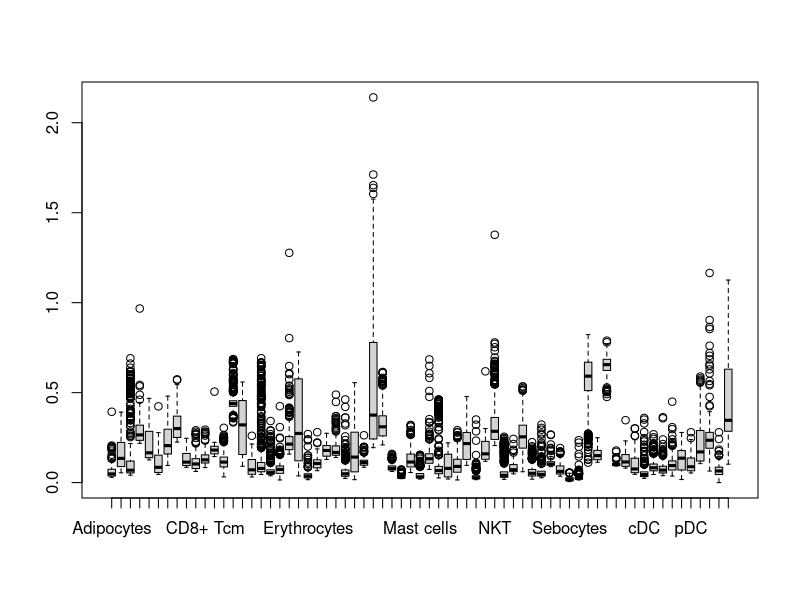
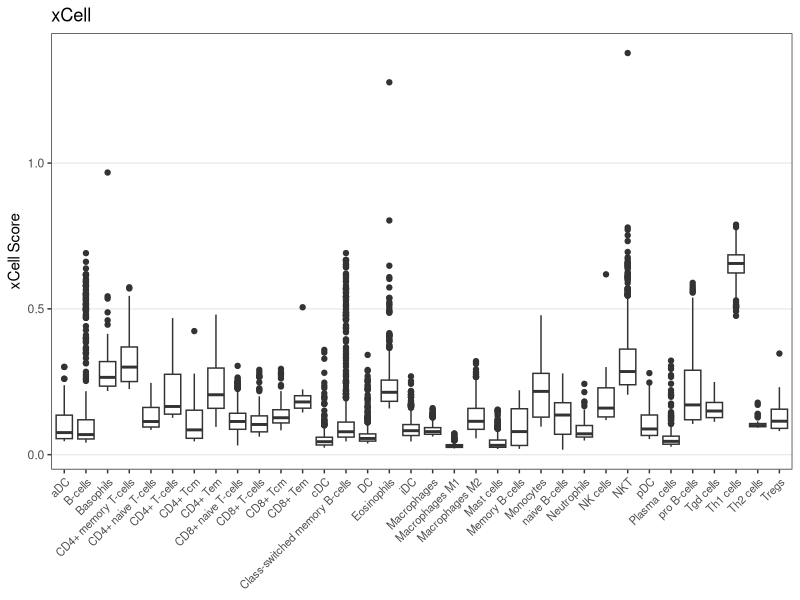
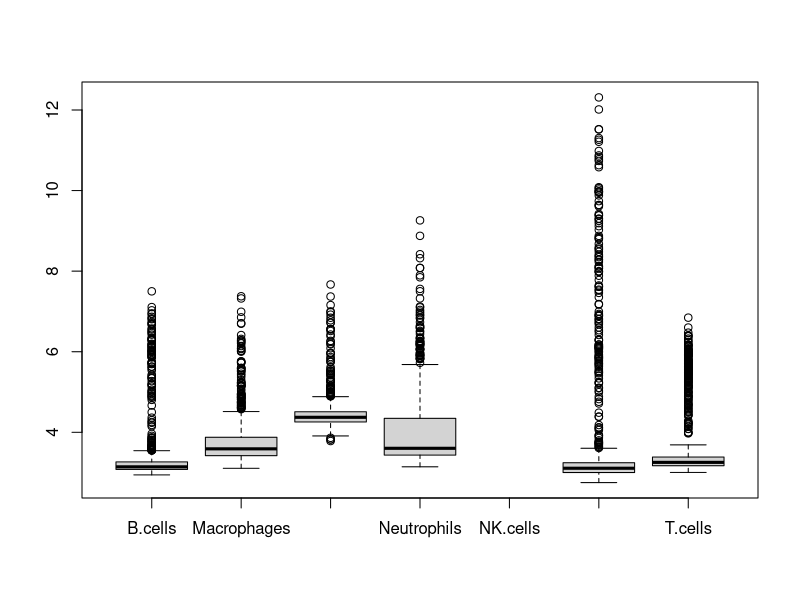
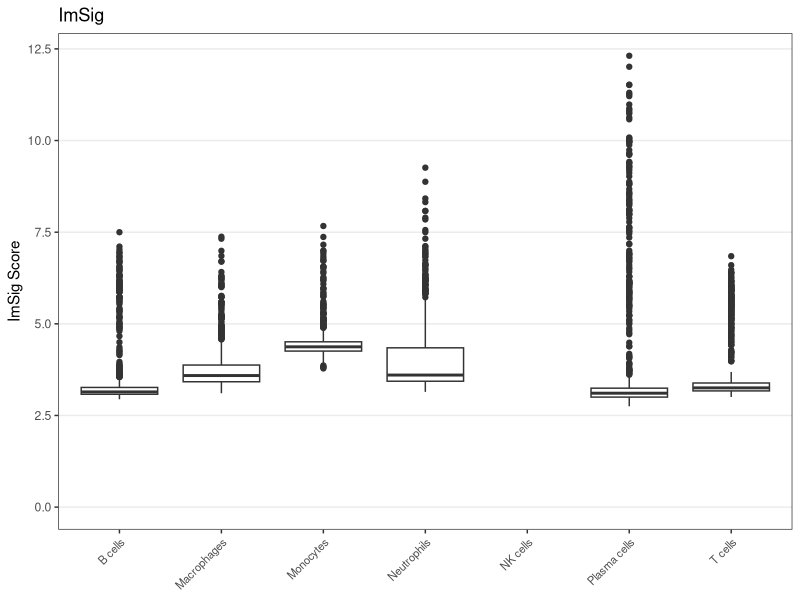
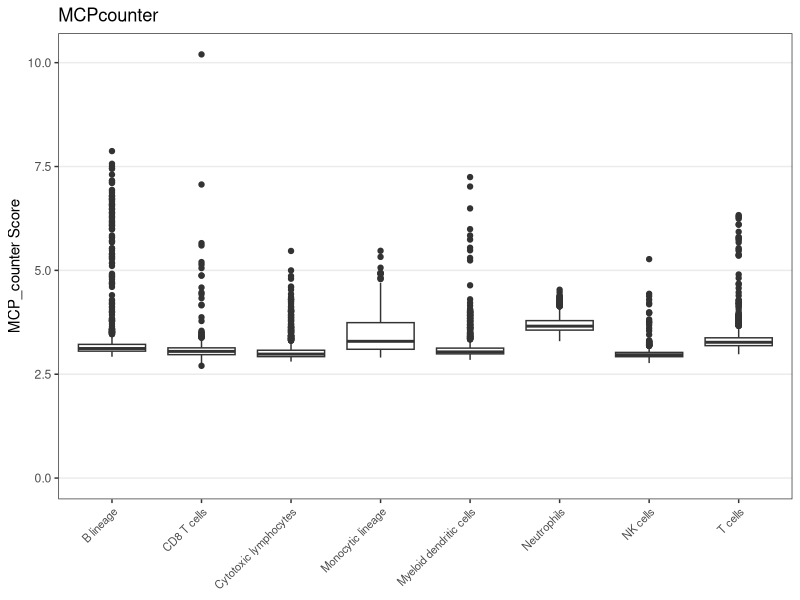

Source code (R) for these figures, in order:
#Supplementary Figure_3: Performance of genset enrichment analysis methods on pure cell lines data
library(ggplot2)
library(ggpubr)

rm(list=ls())

# Generate plotting function
gplot <- function(df, title){
  ggplot(df, aes(y=Score,x=cells)) + geom_boxplot() +
    theme_bw() +
    theme(panel.background = element_rect(fill = "white"),
          panel.grid.major.x = element_blank(),
          panel.grid.minor = element_blank(),
          axis.text.x = element_text(angle = 45, size=8,hjust = 1),
          axis.title.x = element_blank()) +
    labs(title = title, y = paste(unique(df$Method),"Score"))
}

## xCell results

# Load data
xcell.estimates <- read.table("Figure_2/Supplementary_Figure3/xCell_estimates.txt",h=T, sep="\t",row.names = "X")
xcell.pvals <- read.table("Figure_2/Supplementary_Figure3/xCell_pvalues.txt",h=T, sep="\t",row.names = "X")
xcell.raw <- read.table("Figure_2/Supplementary_Figure3/xCell_RAW.txt", h=T, sep="\t",row.names = "X")

# Extract xCell beta and p-values
betas <- t(xcell.estimates)
colnames(betas)<-rownames(xcell.estimates)

pvalues <- t(xcell.pvals)
colnames(pvalues) <- rownames(xcell.pvals)

# Set non-significant gene sets to NA
betas_ns <- betas
betas_ns[pvalues > 0.05] <- NA

# Take a look at distributions
boxplot(betas_ns)
dim(betas_ns)

# Generate subgroups of cell types
Lymphoids <- c("B-cells","Memory B-cells","naive B-cells","pro B-cells","Class-switched memory B-cells",
               "CD4+ T-cells","CD4+ Tcm","CD4+ Tem","CD4+ memory T-cells","CD4+ naive T-cells",
               "CD8+ T-cells","CD8+ Tcm","CD8+ Tem","CD8+ naive T-cells","Tgd cells","Th1 cells",
               "Th2 cells","Tregs","NK cells","NKT","Plasma cells")
Myeloids <- c("Basophils","Eosinophils","DC","cDC","iDC","pDC","aDC",
              "Monocytes","Macrophages","Macrophages M1","Macrophages M2",
              "Mast cells","Neutrophils")
StemCells <- c("MSC","HSC","CLP","CMP","GMP","MEP","MPP","Megakaryocytes","Erythrocytes","Platelets")
StromaCells <- c("Adipocytes","Fibroblasts","Pericytes","Endothelial cells",
                 "Chondrocytes","Smooth muscle","Osteoblast","Myocytes","Skeletal muscle",
                 "ly Endothelial cells","mv Endothelial cells","Preadipocytes")
Others <- c("Astrocytes","Mesangial cells","Hepatocytes","Epithelial cells",
           "Keratinocytes","Melanocytes","Sebocytes","Neurons")
Scores <- c("ImmuneScore","StromaScore","MicroenvironmentScore")

# Extract betas for lymphoid and myeloid cells
xCell_myeloids_lymphoids <- betas_ns[, c(Lymphoids, Myeloids)]
dim(xCell_myeloids_lymphoids)
xCell_myeloids_lymphoids_df <- data.frame(Score= c(xCell_myeloids_lymphoids),cells=rep(c(Lymphoids, Myeloids),each=nrow(xCell_myeloids_lymphoids)))
xCell_myeloids_lymphoids_df$Method <- "xCell"

# Generate plot
xCell.plot <- gplot(df = xCell_myeloids_lymphoids_df,title = "xCell")
xCell.plot
dev.off()

## IMSIG results

# Load data
IMSIG.estimates <- read.table("Figure_2/Supplementary_Figure3/ImSig_estimates.txt", h=T)
colnames(IMSIG.estimates)

# Take a look at distributions
boxplot(IMSIG.estimates[,c(1,3,4,5,6,7,9)])
summary(rowSums(IMSIG.estimates[,c(1,3,4,5,6,7,9)]>0,na.rm=T))
colnames(IMSIG.estimates)

# Define a subset of immune cell types
IMSIG_immunes <- c("B.cells","Macrophages","Monocytes","Neutrophils","NK.cells","Plasma.cells","T.cells")
IMSIG.estimates.immune <- IMSIG.estimates[,IMSIG_immunes]

# Generate data frame
IMSIG_immune_df <- data.frame(Score = c(data.matrix(IMSIG.estimates.immune)), cells = rep(colnames(IMSIG.estimates.immune),each=nrow(IMSIG.estimates.immune)))
IMSIG_immune_df$Method <- "ImSig"
IMSIG_immune_df$cells <- stringr::str_replace_all(IMSIG_immune_df$cells,"\\."," ")

# Generate plot
IMSIG.plot <- gplot(IMSIG_immune_df,"ImSig") + ylim(0, max(IMSIG_immune_df$Score))
IMSIG.plot
dev.off()

## MCPcounter results

# Load data
mcp.estimates <- t(read.table("Figure_2/Supplementary_Figure3/MCP_estimates.txt", h=T))
colnames(mcp.estimates)
summary(rowSums(mcp.estimates>0))

# Define a subset of immune cell types
mcp_immunes <- c("T cells","CD8 T cells","Cytotoxic lymphocytes","NK cells","B lineage","Monocytic lineage",
                "Myeloid dendritic cells","Neutrophils")

# Generate data frame
mcp_estimates_immune_df <- data.frame(Score = c(data.matrix(mcp.estimates[, mcp_immunes])), cells = rep(colnames(mcp.estimates[, mcp_immunes]),each=nrow(mcp.estimates)))
mcp_estimates_immune_df$Method <- "MCP_counter"

#Generate plot
mcp.plot <- gplot(mcp_estimates_immune_df,"MCPcounter") + ylim(0, max(mcp_estimates_immune_df$Score))
mcp.plot
dev.off()

# Save plots in PDF 16x5
ggsave(ggarrange(plotlist = list(xCell.plot, IMSIG.plot, mcp.plot),ncol = 3,widths= c(2,1,1),align = "h"),filename = "Figure_2/Supplementary_Figure3/Supplementary_Figure3.pdf",device = "pdf",width = 16,height = 5)







